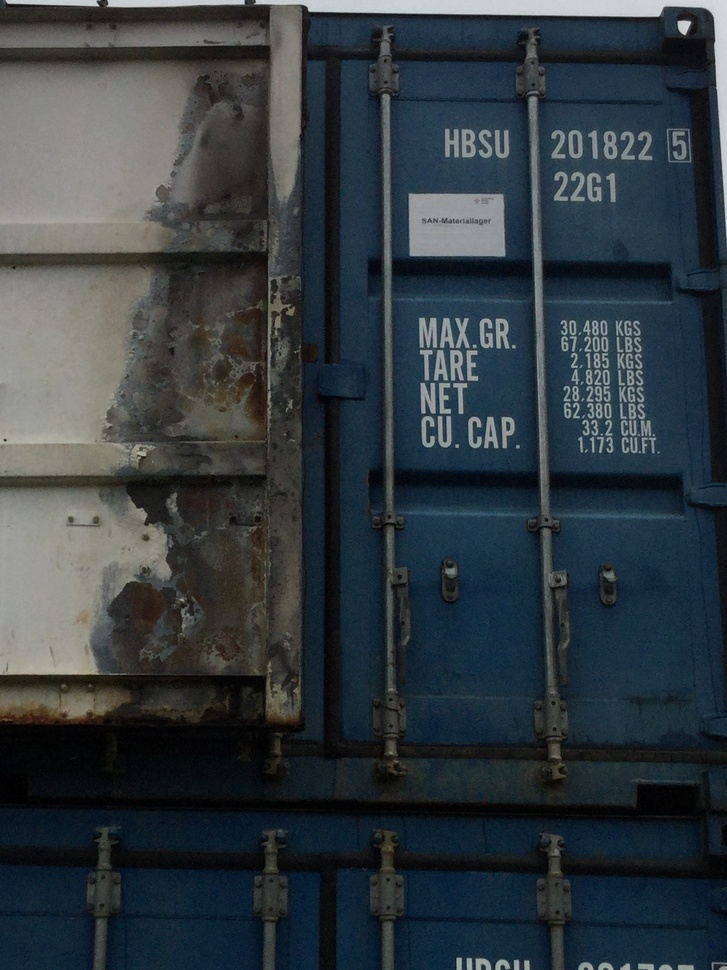
#> input picture Container.jpg, 727 x 970 px, shrunk from 1677 x 2236 before the run, found by its file name
$ python Mser.py
#> lines starting #> are read from the running program, lines starting #| are printed output that depends on the picture; after the words box and inside, x2 and y2 are one past the last pixel; in counts of white or black regions, pixels touching at a corner belong together
import numpy as np
import cv2
import os

img = cv2.imread('container.jpg');
#> img is the input picture: shape (970, 727, 3); mean B, G, R 64.7, 59.3, 50.4
gray = cv2.cvtColor(img, cv2.COLOR_BGR2GRAY)
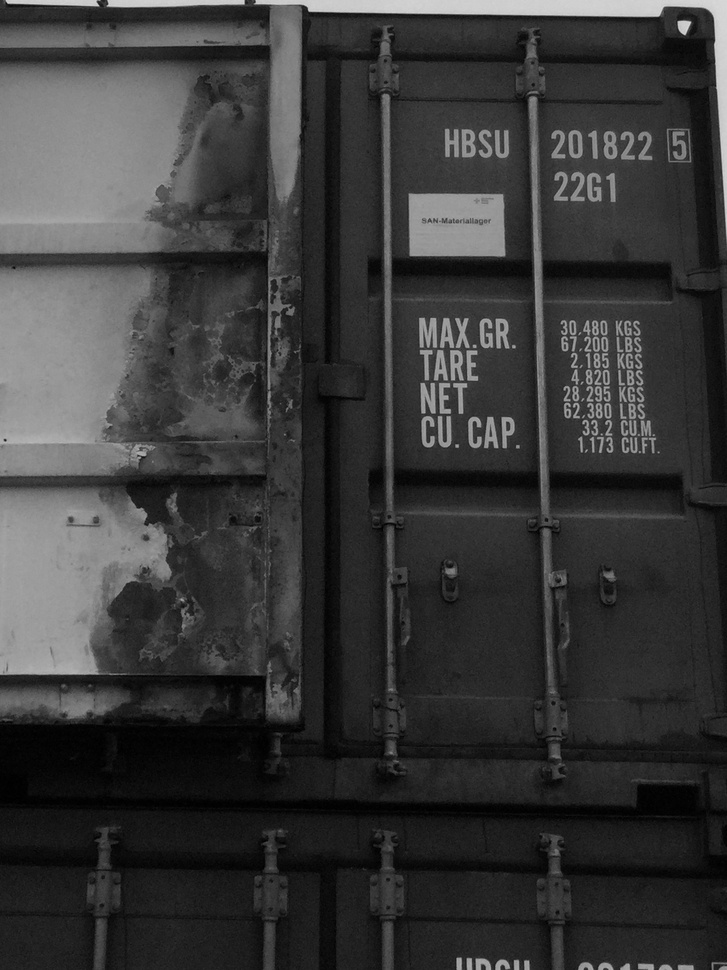
#> gray: shape (970, 727); min 0, max 218, mean 57.2
vis = img.copy()
mser = cv2.MSER_create()
regions, bboxes = mser.detectRegions(gray)
#> regions = 816 items; bboxes = 816 rows, first 6: [1, 1, 270, 30], [1, 1, 270, 35], [1, 1, 270, 36], [675, 285, 51, 198], [666, 85, 57, 192], [271, 311, 9, 25]
rects = [cv2.boundingRect(p.reshape(-1, 1, 2)) for p in regions]
#> rects = 816 items, first 6: (1, 1, 270, 30), (1, 1, 270, 35), (1, 1, 270, 36), (675, 285, 51, 198), (666, 85, 57, 192), (271, 311, 9, 25)
boxs = []
box_safe = []
point=np.array([0,0])
index = 1
tolerance = 30
# Use aspect ratio to delete bounding box
for p in bboxes:
  box = [[p[0], p[1]], [p[0] + p[2], p[1]], [p[0], p[1] + p[3]], [p[0] + p[2], p[1] + p[3]]]
  if p[3] > 3 * p[2] and p[3] < 4.5 * p[2]: # for number 1
    boxs.append(box)
    continue
  if p[3] > 2.5 * p[2] or p[3] < 1.5 * p[2]:
    continue
  boxs.append(box)
#> this loop made 816 passes
#> (p, box) on passes 1 to 3: ([1, 1, 270, 30], [[1, 1], [271, 1], [1, 31], [271, 31]]), ([1, 1, 270, 35], [[1, 1], [271, 1], [1, 36], [271, 36]]), ([1, 1, 270, 36], [[1, 1], [271, 1], [1, 37], [271, 37]])
#> after the loop, boxs = 576 items
boxs.sort()
# Use first coordinate to delete bounding box
for p in boxs:
  if index == 1:
    point = [p[0][0], p[0][1]]
  if index >= 2 and p[0][0] - tolerance <= point[0] <= p[0][0] + tolerance and p[0][1] - tolerance <= point[1] <= p[0][1] + tolerance:
    continue
  box_safe.append(p)
  point = [p[0][0], p[0][1]]
  index = index + 1
#> this loop made 576 passes
#> p on passes 1 to 12: [[93, 918], [107, 918], [93, 969], [107, 969]], [[93, 918], [107, 918], [93, 969], [107, 969]], [[93, 918], [107, 918], [93, 969], [107, 969]], [[167, 493], [178, 493], [167, 513], [178, 513]], [[181, 606], [194, 606], [181, 632], [194, 632]], [[263, 922], [275, 922], [263, 969], [275, 969]], [[263, 922], [275, 922], [263, 969], [275, 969]], [[263, 922], [275, 922], [263, 969], [275, 969]], [[270, 279], [278, 279], [270, 304], [278, 304]], [[270, 279], [278, 279], [270, 304], [278, 304]], [[270, 337], [279, 337], [270, 368], [279, 368]], [[271, 279], [278, 279], [271, 293], [278, 293]]
#> after the loop, box_safe = 88 items; index = 89
i = 1
# Cut bounding box from input pic and save
for box in box_safe:
  x1 = box[0][0]
  x2 = box[1][0]

  y1 = box[0][1]
  y2 = box[2][1]
  char = img[y1:y2, x1:x2]
  set_path = os.path.abspath('trainingchar1') + os.path.sep
  cv2.imwrite(set_path + 'test' + str(i) + '.jpg', char)
  print(i,x1, x2, y1, y2)
  points = np.array([[box[0][0], box[0][1]], [box[2][0], box[2][1]], [box[3][0], box[3][1]], [box[1][0], box[1][1]]])
  cv2.polylines(img, np.int32([points]), 1, (0, 255, 0))
  i = i + 1
#> this loop made 88 passes
#> (box, x1, x2, y1, y2, points) on passes 1 to 5: ([[93, 918], [107, 918], [93, 969], [107, 969]], 93, 107, 918, 969, [[93, 918], [93, 969], [107, 969], [107, 918]]), ([[167, 493], [178, 493], [167, 513], [178, 513]], 167, 178, 493, 513, [[167, 493], [167, 513], [178, 513], [178, 493]]), ([[181, 606], [194, 606], [181, 632], [194, 632]], 181, 194, 606, 632, [[181, 606], [181, 632], [194, 632], [194, 606]]), ([[263, 922], [275, 922], [263, 969], [275, 969]], 263, 275, 922, 969, [[263, 922], [263, 969], [275, 969], [275, 922]]), ([[270, 279], [278, 279], [270, 304], [278, 304]], 270, 278, 279, 304, [[270, 279], [270, 304], [278, 304], [278, 279]])
#| 1 93 107 918 969
#| 2 167 178 493 513
#| 3 181 194 606 632
#| 4 263 275 922 969
#| 5 270 278 279 304
#| 6 270 279 337 368
#| 7 271 278 279 293
#| 8 274 281 314 337
#> (further printed lines are left out)
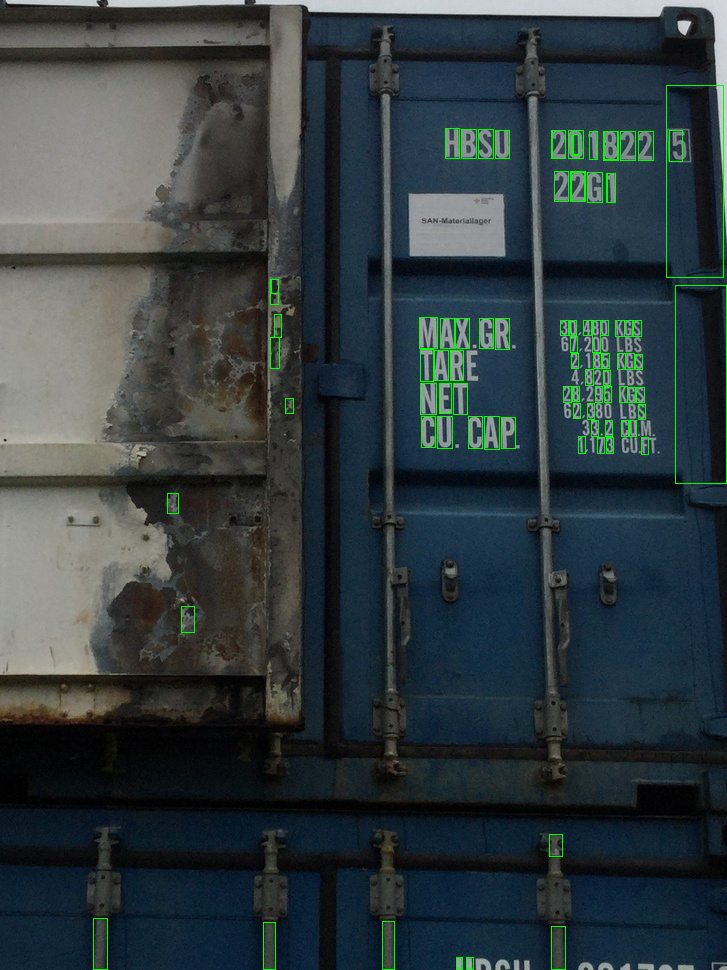
#> img: shape (970, 727, 3); 0.94% of pixels changed, all inside (x1, y1, x2, y2) = (93, 85, 727, 970)
#> after the loop, i = 89

cv2.imshow('img', img)
cv2.waitKey()
